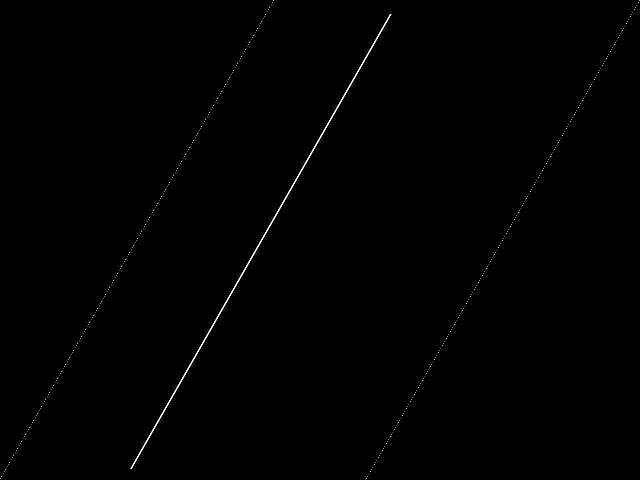
//> input picture learning opencv practice/6_5/1.bmp, 640 x 480 px
$ ./6_5   (built with g++ and OpenCV 4)
//> lines starting //> are read from the running program, lines starting //| are printed output that depends on the picture
//#include<cv.h>
//#include<highgui.h>
//#include<iostream>
//
//using namespace cv;
//using namespace std;
//
//
//
//int main()
//{
//    Mat img = imread("1.bmp");
//    imshow("src",img);
//
//    Mat kernel = (Mat_<float>(3, 3) << -1, 0, 1, -2, 0, 2, -1, 0, 1);
//    Mat imgx;
//    Mat imgxx;
//    filter2D(img,imgx,img.depth(),kernel);
//    Sobel(img,imgxx,img.depth(),1,0,3);
//    imshow("dst", imgx);
//    imshow("dst111", imgxx);
//
//    Mat kernel2 = (Mat_<float>(3, 3) << -1, -2, -1, 0, 0, 0, 1, 2, 1);
//    Mat imgy;
//    filter2D(img, imgy, img.depth(), kernel2);
//    imshow("dst2", imgy);
//
//    Mat val = (imgx).mul(imgx) + (imgy).mul(imgy);
//    Mat ValSqrt;
//    val.convertTo(val, CV_32F);
//    ValSqrt.convertTo(ValSqrt, CV_32F);
//   // cout << val.type() << endl;
//   // cout << ValSqrt.type() << endl;
//    sqrt(val, ValSqrt);
//    imshow("dst3", ValSqrt);
//    cvtColor(ValSqrt, ValSqrt,CV_RGB2GRAY);
//
//    Mat val1 = (imgx).mul(imgy);
//    imshow("dst4", val1);
//    val1.convertTo(val1, CV_32F);
//    cvtColor(val1, val1, CV_RGB2GRAY);
//    Mat theta;
//
//    double MAXVAL=0,MINVAL=0;
//    Point max, min;
//    minMaxLoc(ValSqrt, &MINVAL, &MAXVAL, &min, &max);
//    cout << MAXVAL << endl;
//    cout << MINVAL << endl;
//    cout << max << endl;
//    cout << min << endl;
//
//
//    imgxx.convertTo(imgxx, CV_32S);
//    int i,j;
//    for (i = 0; i < 480; i++)
//    {
//        for(j = 0; j < 640; j++)
//        {
//
//            int val000 = imgxx.at<int>(i, j);
//            if (val000 > 0)
//            {
//            cout << val000 << endl;
//            }
//
//        }
//
//
//    }
//
//    //uchar pixel_value = imgx.at<uchar>(379, 23);
//    //float xx = val1.at<uchar>(max.x, max.y);
//    float y = 0;
//    //cvFastArctan(y, xx);
//
//   // cout << xx << endl;
//    //cout << val1.at<uchar>(max.x, max.y)<< endl;
//
//    waitKey();
//    return 0;
//}


//#include "cv.h"
//
//#include "highgui.h"
//
//#include <iostream>
//
//
//using namespace std;
//
//int main(int argc, char** argv)
//
//{
//
//    const CvSize size = cvSize(512, 512);
//
//    const int aperture[] = { 3, 5, 7 };
//
//    IplImage* src = cvCreateImage(size, 8, 1);
//
//
//
//    cvZero(src);
//
//
//
//    cvLine(src, cvPoint(0, 0), cvPoint(size.width - 1, size.height - 1), CV_RGB(255, 255, 255), 3);
//
//
//
//    cvNamedWindow("src", CV_WINDOW_AUTOSIZE);
//
//    cvShowImage("src", src);
//
//
//
//    IplImage*  deriv_x = cvCreateImage(size, IPL_DEPTH_32F, 1); //x方向导数形成的图像
//
//    IplImage*  deriv_y = cvCreateImage(size, IPL_DEPTH_32F, 1); //y方向导数形成的图像
//
//
//
//    IplImage* angle = cvCreateImage(size, IPL_DEPTH_32F, 1);  //进行极坐标变换后形成的角度图像
//
//    IplImage* magnitude = cvCreateImage(size, IPL_DEPTH_32F, 1);//进行极坐标变换后形成的幅度图像
//
//    IplImage* mask = cvCreateImage(size, IPL_DEPTH_8U, 1);//进行比较过后（选取幅度超过阈值的点）形成的模板图像
//
//
//
//    cvNamedWindow("src", CV_WINDOW_AUTOSIZE);
//
//    cvNamedWindow("mask", CV_WINDOW_AUTOSIZE);
//
//
//
//    for (int i = 0; i<sizeof(aperture) / sizeof(aperture[0]); i++)
//
//    {
//
//        cvSobel(src, deriv_x, 1, 0, aperture[i]);//x求导
//
//        cvSobel(src, deriv_y, 0, 1, aperture[i]);//y求导
//
//
//        cvCartToPolar(deriv_x, deriv_y, magnitude, angle, 1);//极坐标变换
//
//
//
//        cvSave("x.xml", deriv_x);
//
//        cvSave("y.xml", deriv_y);
//
//        cvSave("magnitude.xml", magnitude);
//
//        cvSave("angle.xml", angle);
//
//
//
//        double maxmag, minmag, maxangle, minangle;
//
//        cvMinMaxLoc(magnitude, &minmag, &maxmag);
//
//        cvMinMaxLoc(angle, &minangle, &maxangle);
//
//
//
//        cout << "magnitude: max=" << maxmag << " ,min=" << minmag << endl;
//
//        cout << "angle: max=" << maxmag << " ,min=" << minangle << endl;
//
//
//
//        //生成模板
//
//        cvCmpS(magnitude, maxmag * 3 / 4, mask, CV_CMP_GT);//寻找最大幅值附近的点
//
//        CvScalar scalar = cvAvg(magnitude, mask);
//
//        cout << "aperture=" << aperture[i] << ", line angle =" << scalar.val[0] << endl;
//
//
//
//        cvShowImage("src", src);
//
//        cvShowImage("mask", mask);
//
//
//
//        if (27 == cvWaitKey(0))
//
//        {
//
//            continue;
//
//        }
//
//
//
//    }
//
//
//
//    cvReleaseImage(&src);
//
//    cvReleaseImage(&deriv_x);
//
//    cvReleaseImage(&deriv_y);
//
//    cvReleaseImage(&magnitude);
//
//    cvReleaseImage(&angle);
//
//    cvReleaseImage(&mask);
//
//    cvDestroyAllWindows();
//
//    return 1;
//
//}


#include "cv.h"

#include "highgui.h"

#include "stdio.h"

#include <iostream>

#include "math.h"

using namespace std;

int main(int argc, char **argv[])

{


    IplImage * m_image = cvLoadImage("1.bmp", CV_LOAD_IMAGE_GRAYSCALE);
//> m_image is the input picture: 480 rows x 640 cols, CV_8UC1; min 0, max 255, mean 0.9

    IplImage * Sobel_3_x = cvCreateImage(cvGetSize(m_image), IPL_DEPTH_32F, 1);//存放x方向导数

    IplImage * Sobel_3_y = cvCreateImage(cvGetSize(m_image), IPL_DEPTH_32F, 1);//存放y方向导数


    cvSobel(m_image, Sobel_3_x, 1, 0, 3);
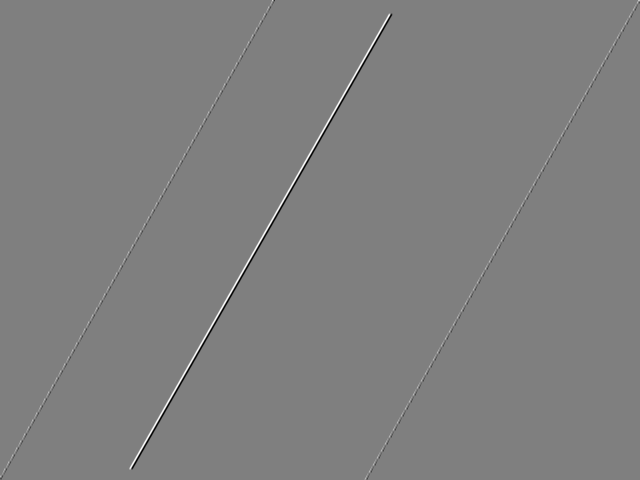
//> Sobel_3_x: 480 rows x 640 cols, CV_32FC1; min -974, max 974, mean 0; drawn with min black and max white

    cvSobel(m_image, Sobel_3_y, 0, 1, 3);


    CvMat* m_mat = cvCreateMat(m_image->height, m_image->width, CV_32FC1);  //存放幅值

    cvZero(m_mat);

    double val_max = 0.0;

    double theta = 0.0;

    for (int i = 0; i<m_image->height; i++)

    {

        for (int j = 0; j<m_image->width; j++)

        {

            double x = cvGetReal2D(Sobel_3_x, i, j);

            double y = cvGetReal2D(Sobel_3_y, i, j);

            double val = (double)sqrt((x)*(x)+y*y);              //计算幅值并赋值

            cvSetReal2D(m_mat, i, j, val);

            if (val >= val_max&&val >1)

            {

                val_max = val;

            }


        }

    }
//> this loop made 480 passes
//> val_max on passes 1 to 3: 772.2, 772.2, 772.2
//> after the loop, val_max = 1121.5

    for (int i = 0; i<m_image->height; i++)

    {

        for (int j = 0; j<m_image->width; j++)

        {

            double x = cvGetReal2D(Sobel_3_x, i, j);

            double y = cvGetReal2D(Sobel_3_y, i, j);

            double val = (double)sqrt((x)*(x)+y*y);              //计算幅值并赋值

            cvSetReal2D(m_mat, i, j, val);

            if (abs(val - val_max)<100)

            {

                if (theta != 0.0)

                {

                    theta = theta + 180 / 3.14*atan2(abs(y), abs(x));      //找幅值附近的值求平均，并记录对应的角度

                    theta = theta / 2.0;

                }

                else

                    theta = 180 / 3.14*atan2(abs(y), abs(x));

            }


        }


    }
//> this loop made 480 passes
//> theta on passes 1 to 3: 0, 0, 0
//> after the loop, theta = 29.13


    cout << "3*3中孔：" << endl;

    cout << "最大幅值为" << val_max << endl;
//| 最大幅值为1121.52

    cout << "对应的角度" << theta << endl;
//| 对应的角度29.1285


    cvShowImage("CMAT", m_mat);

    cvShowImage("Src", m_image);


    cvWaitKey(0);

    cvReleaseImage(&m_image);

    cvReleaseImage(&Sobel_3_x);

    cvReleaseImage(&Sobel_3_y);

    cvReleaseMat(&m_mat);

    cvDestroyWindow("Src");


    return 0;

}
